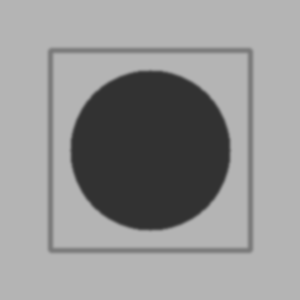
#> input picture images/q9_input.png, 300 x 300 px
$ python q9.py
#> lines starting #> are read from the running program, lines starting #| are printed output that depends on the picture
import cv2
import numpy as np
import os

# Paths
BASE_DIR = os.path.dirname(os.path.dirname(__file__))
IMG_PATH = os.path.join(BASE_DIR, "images", "q9_input.png")
OUT_DIR = os.path.join(BASE_DIR, "outputs", "q9")
os.makedirs(OUT_DIR, exist_ok=True)
# Load image
img = cv2.imread(IMG_PATH)
#> img is the input picture: shape (300, 300, 3); min 50, max 180, mean 148.3

# Sharpening kernel
kernel = np.array([[0, -1, 0],
                   [-1, 5, -1],
                   [0, -1, 0]])
# Apply sharpening
sharpened = cv2.filter2D(img, -1, kernel)
# Combine images side by side
combined = np.hstack((img, sharpened))
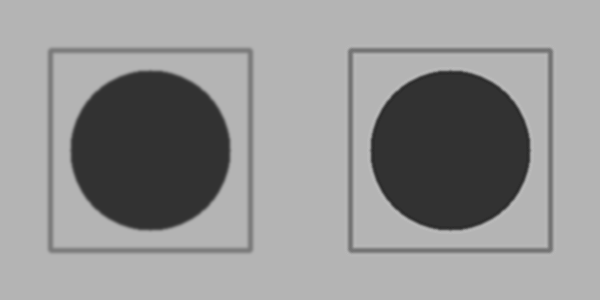
#> combined: shape (300, 600, 3); min 42, max 188, mean 148.3
# Save result
cv2.imwrite(os.path.join(OUT_DIR, "q9_combined.png"),combined)
